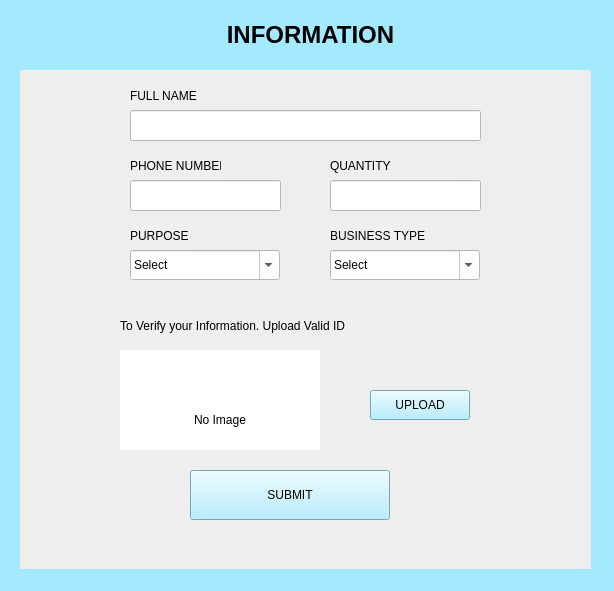
<?xml version="1.0" encoding="UTF-8"?>
<ui version="4.0">
 <class>MainWindow</class>
 <widget class="QMainWindow" name="MainWindow">
  <property name="geometry">
   <rect>
    <x>0</x>
    <y>0</y>
    <width>614</width>
    <height>591</height>
   </rect>
  </property>
  <property name="minimumSize">
   <size>
    <width>1</width>
    <height>0</height>
   </size>
  </property>
  <property name="windowTitle">
   <string>MainWindow</string>
  </property>
  <property name="styleSheet">
   <string notr="true">background-color: rgb(164, 234, 255);
</string>
  </property>
  <widget class="QWidget" name="centralwidget">
   <widget class="QLabel" name="label">
    <property name="geometry">
     <rect>
      <x>120</x>
      <y>20</y>
      <width>381</width>
      <height>31</height>
     </rect>
    </property>
    <property name="text">
     <string>&lt;html&gt;&lt;head/&gt;&lt;body&gt;&lt;p align=&quot;center&quot;&gt;&lt;span style=&quot; font-size:18pt; font-weight:700;&quot;&gt;INFORMATION&lt;/span&gt;&lt;/p&gt;&lt;/body&gt;&lt;/html&gt;</string>
    </property>
   </widget>
   <widget class="QLabel" name="label_2">
    <property name="geometry">
     <rect>
      <x>130</x>
      <y>80</y>
      <width>71</width>
      <height>31</height>
     </rect>
    </property>
    <property name="styleSheet">
     <string notr="true">background-color: rgb(239, 239, 239);
</string>
    </property>
    <property name="text">
     <string>FULL NAME</string>
    </property>
   </widget>
   <widget class="QLineEdit" name="lineEdit">
    <property name="geometry">
     <rect>
      <x>130</x>
      <y>110</y>
      <width>351</width>
      <height>31</height>
     </rect>
    </property>
    <property name="styleSheet">
     <string notr="true">background-color: rgb(255, 255, 255);</string>
    </property>
   </widget>
   <widget class="QLabel" name="label_6">
    <property name="geometry">
     <rect>
      <x>130</x>
      <y>150</y>
      <width>91</width>
      <height>31</height>
     </rect>
    </property>
    <property name="styleSheet">
     <string notr="true">background-color: rgb(239, 239, 239);
</string>
    </property>
    <property name="text">
     <string>PHONE NUMBER</string>
    </property>
   </widget>
   <widget class="QLineEdit" name="lineEdit_5">
    <property name="geometry">
     <rect>
      <x>130</x>
      <y>180</y>
      <width>151</width>
      <height>31</height>
     </rect>
    </property>
    <property name="styleSheet">
     <string notr="true">background-color: rgb(255, 255, 255);</string>
    </property>
   </widget>
   <widget class="QLabel" name="label_7">
    <property name="geometry">
     <rect>
      <x>130</x>
      <y>220</y>
      <width>61</width>
      <height>31</height>
     </rect>
    </property>
    <property name="styleSheet">
     <string notr="true">background-color: rgb(239, 239, 239);
</string>
    </property>
    <property name="text">
     <string>PURPOSE</string>
    </property>
   </widget>
   <widget class="QComboBox" name="comboBox">
    <property name="geometry">
     <rect>
      <x>130</x>
      <y>250</y>
      <width>150</width>
      <height>30</height>
     </rect>
    </property>
    <property name="minimumSize">
     <size>
      <width>150</width>
      <height>30</height>
     </size>
    </property>
    <property name="maximumSize">
     <size>
      <width>150</width>
      <height>30</height>
     </size>
    </property>
    <property name="styleSheet">
     <string notr="true">background-color: rgb(255, 255, 255);</string>
    </property>
    <property name="editable">
     <bool>true</bool>
    </property>
    <item>
     <property name="text">
      <string>Select</string>
     </property>
    </item>
    <item>
     <property name="text">
      <string>Business</string>
     </property>
    </item>
   </widget>
   <widget class="QLabel" name="label_8">
    <property name="geometry">
     <rect>
      <x>20</x>
      <y>70</y>
      <width>571</width>
      <height>551</height>
     </rect>
    </property>
    <property name="styleSheet">
     <string notr="true">background-color: rgb(238, 238, 238);</string>
    </property>
    <property name="text">
     <string/>
    </property>
   </widget>
   <widget class="QLabel" name="label_9">
    <property name="geometry">
     <rect>
      <x>330</x>
      <y>150</y>
      <width>121</width>
      <height>31</height>
     </rect>
    </property>
    <property name="styleSheet">
     <string notr="true">background-color: rgb(239, 239, 239);
</string>
    </property>
    <property name="text">
     <string>QUANTITY</string>
    </property>
   </widget>
   <widget class="QPushButton" name="pushButton">
    <property name="geometry">
     <rect>
      <x>190</x>
      <y>470</y>
      <width>200</width>
      <height>50</height>
     </rect>
    </property>
    <property name="minimumSize">
     <size>
      <width>200</width>
      <height>50</height>
     </size>
    </property>
    <property name="maximumSize">
     <size>
      <width>200</width>
      <height>50</height>
     </size>
    </property>
    <property name="styleSheet">
     <string notr="true">background-color: rgb(164, 234, 255);
font: 700 14pt &quot;Bahnschrift&quot;;
</string>
    </property>
    <property name="text">
     <string>SUBMIT</string>
    </property>
    <property name="checkable">
     <bool>true</bool>
    </property>
   </widget>
   <widget class="QLabel" name="label_10">
    <property name="geometry">
     <rect>
      <x>330</x>
      <y>220</y>
      <width>121</width>
      <height>31</height>
     </rect>
    </property>
    <property name="styleSheet">
     <string notr="true">background-color: rgb(239, 239, 239);
</string>
    </property>
    <property name="text">
     <string>BUSINESS TYPE</string>
    </property>
   </widget>
   <widget class="QComboBox" name="comboBox_3">
    <property name="geometry">
     <rect>
      <x>330</x>
      <y>250</y>
      <width>150</width>
      <height>30</height>
     </rect>
    </property>
    <property name="minimumSize">
     <size>
      <width>150</width>
      <height>30</height>
     </size>
    </property>
    <property name="maximumSize">
     <size>
      <width>130</width>
      <height>30</height>
     </size>
    </property>
    <property name="styleSheet">
     <string notr="true">background-color: rgb(255, 255, 255);</string>
    </property>
    <property name="editable">
     <bool>true</bool>
    </property>
    <item>
     <property name="text">
      <string>Select</string>
     </property>
    </item>
    <item>
     <property name="text">
      <string>Agriculture / Livestock</string>
     </property>
    </item>
    <item>
     <property name="text">
      <string>Retail / Trade</string>
     </property>
    </item>
    <item>
     <property name="text">
      <string>Food &amp; Beverage</string>
     </property>
    </item>
    <item>
     <property name="text">
      <string>Manufacturing / Production</string>
     </property>
    </item>
    <item>
     <property name="text">
      <string>Rentals</string>
     </property>
    </item>
   </widget>
   <widget class="QLabel" name="label_11">
    <property name="geometry">
     <rect>
      <x>120</x>
      <y>310</y>
      <width>250</width>
      <height>31</height>
     </rect>
    </property>
    <property name="minimumSize">
     <size>
      <width>250</width>
      <height>0</height>
     </size>
    </property>
    <property name="maximumSize">
     <size>
      <width>250</width>
      <height>16777215</height>
     </size>
    </property>
    <property name="styleSheet">
     <string notr="true">background-color: rgb(239, 239, 239);
</string>
    </property>
    <property name="text">
     <string>To Verify your Information. Upload Valid ID</string>
    </property>
   </widget>
   <widget class="QLabel" name="label_12">
    <property name="geometry">
     <rect>
      <x>120</x>
      <y>350</y>
      <width>200</width>
      <height>100</height>
     </rect>
    </property>
    <property name="minimumSize">
     <size>
      <width>200</width>
      <height>100</height>
     </size>
    </property>
    <property name="maximumSize">
     <size>
      <width>100</width>
      <height>30</height>
     </size>
    </property>
    <property name="styleSheet">
     <string notr="true">background-color: rgb(239, 239, 239);
background-color: rgb(255, 255, 255);
</string>
    </property>
    <property name="frameShape">
     <enum>QFrame::NoFrame</enum>
    </property>
    <property name="text">
     <string>&lt;html&gt;&lt;head/&gt;&lt;body&gt;&lt;p align=&quot;center&quot;&gt;&lt;br/&gt;&lt;/p&gt;&lt;p align=&quot;center&quot;&gt;No Image&lt;/p&gt;&lt;/body&gt;&lt;/html&gt;</string>
    </property>
    <property name="wordWrap">
     <bool>true</bool>
    </property>
   </widget>
   <widget class="QPushButton" name="pushButton_2">
    <property name="geometry">
     <rect>
      <x>370</x>
      <y>390</y>
      <width>100</width>
      <height>30</height>
     </rect>
    </property>
    <property name="minimumSize">
     <size>
      <width>100</width>
      <height>30</height>
     </size>
    </property>
    <property name="maximumSize">
     <size>
      <width>100</width>
      <height>30</height>
     </size>
    </property>
    <property name="styleSheet">
     <string notr="true">background-color: rgb(164, 234, 255);

font: 700 12pt &quot;Bahnschrift&quot;;
</string>
    </property>
    <property name="text">
     <string>UPLOAD</string>
    </property>
    <property name="checkable">
     <bool>true</bool>
    </property>
   </widget>
   <widget class="QLabel" name="label_13">
    <property name="geometry">
     <rect>
      <x>-2</x>
      <y>-40</y>
      <width>541</width>
      <height>591</height>
     </rect>
    </property>
    <property name="text">
     <string/>
    </property>
   </widget>
   <widget class="QLineEdit" name="lineEdit_6">
    <property name="geometry">
     <rect>
      <x>330</x>
      <y>180</y>
      <width>151</width>
      <height>31</height>
     </rect>
    </property>
    <property name="styleSheet">
     <string notr="true">background-color: rgb(255, 255, 255);</string>
    </property>
   </widget>
   <zorder>label_13</zorder>
   <zorder>label</zorder>
   <zorder>label_8</zorder>
   <zorder>label_2</zorder>
   <zorder>lineEdit</zorder>
   <zorder>label_6</zorder>
   <zorder>lineEdit_5</zorder>
   <zorder>label_7</zorder>
   <zorder>comboBox</zorder>
   <zorder>label_9</zorder>
   <zorder>pushButton</zorder>
   <zorder>label_10</zorder>
   <zorder>comboBox_3</zorder>
   <zorder>label_11</zorder>
   <zorder>label_12</zorder>
   <zorder>pushButton_2</zorder>
   <zorder>lineEdit_6</zorder>
  </widget>
  <widget class="QMenuBar" name="menubar">
   <property name="geometry">
    <rect>
     <x>0</x>
     <y>0</y>
     <width>614</width>
     <height>26</height>
    </rect>
   </property>
  </widget>
  <widget class="QStatusBar" name="statusbar"/>
 </widget>
 <resources/>
 <connections/>
</ui>
